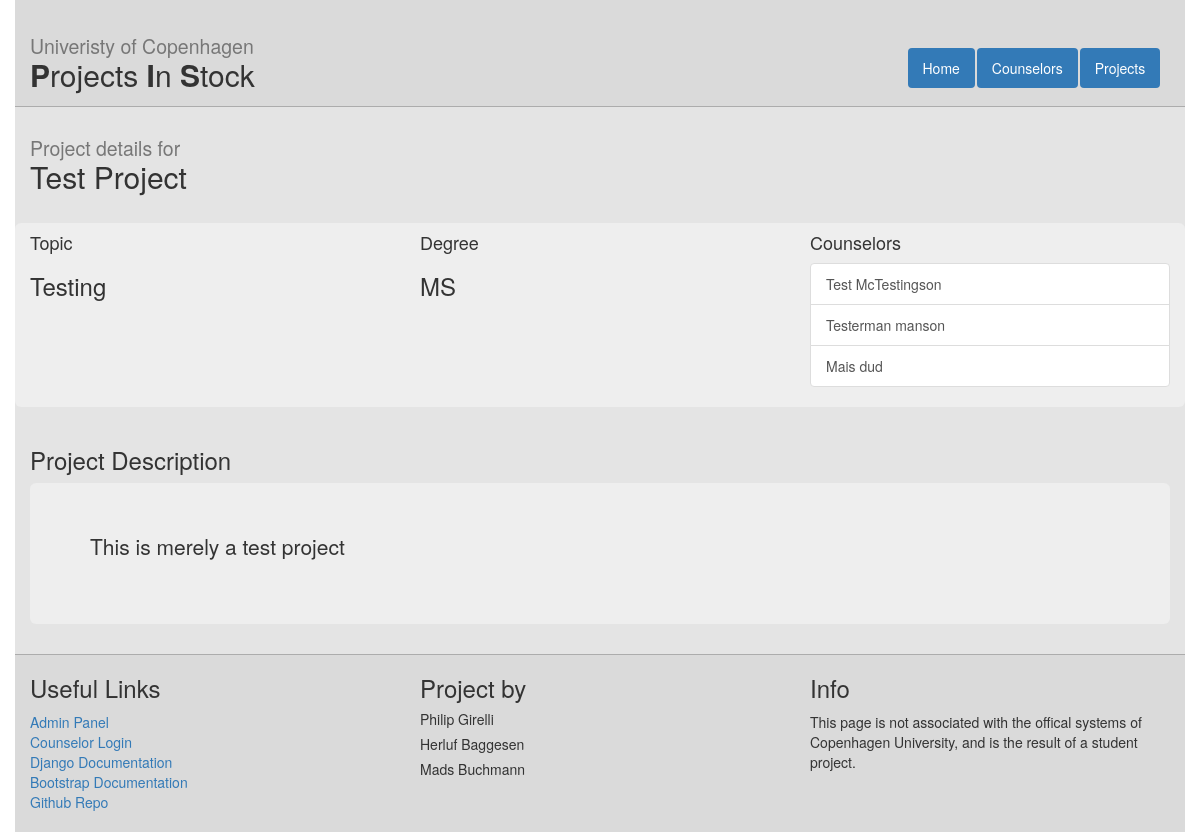
/projects/1/, run on an earlier commit of the app's database.
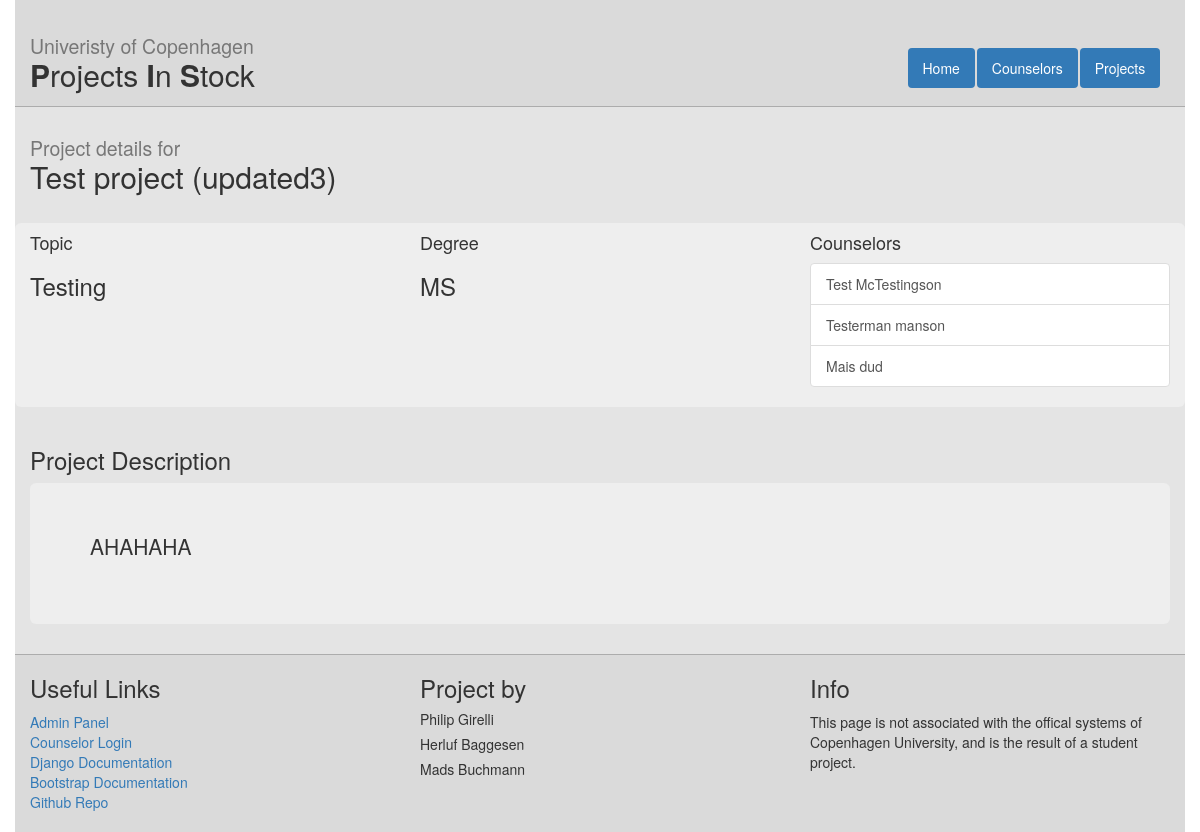
And on a later commit of the database.
### web/models.py (models this page shows, shortened)
class Project(models.Model):
    title = models.CharField(max_length = 120) #120 is up for discussion
    description = models.TextField()
    timestamp = models.DateTimeField(auto_now = False, auto_now_add = True)
    degree_choices = (('BSc','Bachelor'),('MS','Masters'))
    degree = models.CharField(max_length = 5, choices = degree_choices, default='BSc')
    topic = models.CharField(max_length = 120) #120 is up for discussion

### web/views.py (the view)
# urls.py: url(r'^projects/(?P<project_id>[0-9]+)/$', views.project_detail, name='project_detail'),
def project_detail(request, project_id):
    proj = get_object_or_404(Project, id=project_id)
    context = {
        'project': proj
    }
    return render(request, 'web/project_detail.html', context)

### web/templates/web/project_detail.html
{%extends "web/master.html" %}
{% block content%}
  <h2><small>Project details for</small> <br />{{ project.title }}</h2>
<br />
  <div class="row info-box">
  <div class="col-md-4">
    <h4>Topic</h4>
    <h3>{{ project.topic }}</h3>
  </div>
  <div class="col-md-4">
    <h4>Degree</h4>
    <h3>{{ project.degree }}</h3>
  </div>
  <div class="col-md-4">
    <h4>Counselors</h4>
      <div class="list-group">
      {% for c in project.counselor_set.all %}
        <a class="list-group-item" href="{% url 'counselor_detail' c.id %}">{{ c.name }}</a>
      {% endfor %}
    </div>
  </div>
  </div>
  <br />
  <h3>Project Description</h3>
  <div class="jumbotron">
  <p>{{ project.description }}</p>
  </div>
{%endblock%}

What changed in the data, as far as the page shows it:
changed Project "Testing": title "Test Project" → "Test project (updated3)"; description "This is merely a test project" → "AHAHAHA"
